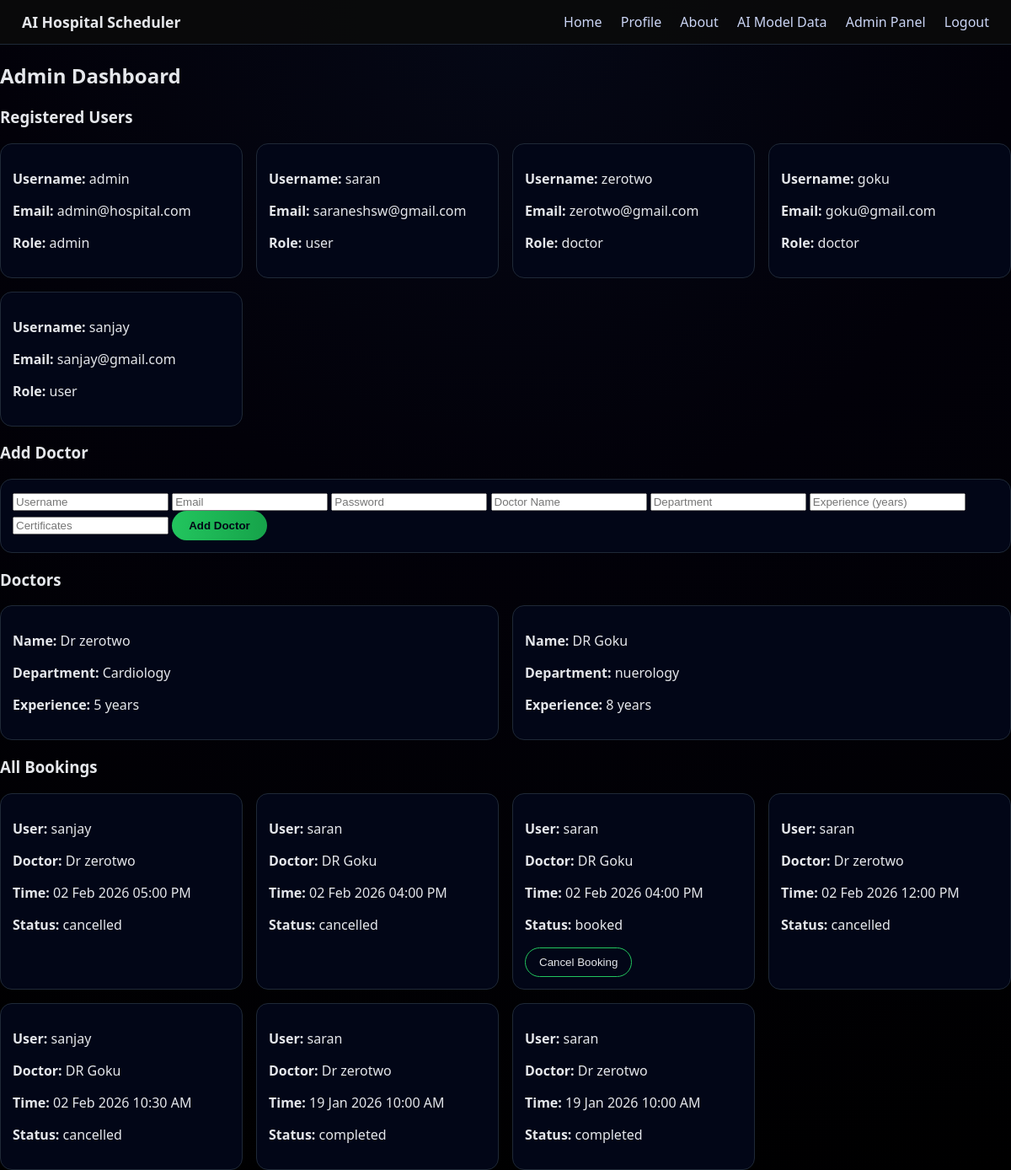
The app's page /admin/dashboard (signed in) with its own data.
### models.py (models this page shows)
class User(db.Model, UserMixin):
    id = db.Column(db.Integer, primary_key=True)
    username = db.Column(db.String(80), unique=True, nullable=False)
    email = db.Column(db.String(120), unique=True, nullable=False)
    phone = db.Column(db.String(20))
    address = db.Column(db.Text)
    password_hash = db.Column(db.String(200), nullable=False)
    role = db.Column(db.String(20), default="user")
    created_at = db.Column(db.DateTime, default=datetime.utcnow)
    doctor_profile = db.relationship("Doctor", backref="user", uselist=False)
    bookings = db.relationship("Booking", backref="user", lazy=True)

class Doctor(db.Model):
    id = db.Column(db.Integer, primary_key=True)
    user_id = db.Column(db.Integer, db.ForeignKey("user.id"), nullable=False)
    name = db.Column(db.String(120), nullable=False)
    department = db.Column(db.String(120))
    experience_years = db.Column(db.Integer, default=0)
    certificates = db.Column(db.Text)
    created_at = db.Column(db.DateTime, default=datetime.utcnow)
    schedules = db.relationship("DoctorSchedule", backref="doctor", lazy=True)
    bookings = db.relationship("Booking", backref="doctor", lazy=True)

class Booking(db.Model):
    id = db.Column(db.Integer, primary_key=True)
    user_id = db.Column(db.Integer, db.ForeignKey("user.id"), nullable=False)
    doctor_id = db.Column(db.Integer, db.ForeignKey("doctor.id"), nullable=False)
    start_time = db.Column(db.DateTime, nullable=False)
    end_time = db.Column(db.DateTime, nullable=False)
    session_type = db.Column(db.String(20), default="offline")
    issue_description = db.Column(db.Text)
    status = db.Column(db.String(20), default="booked")
    cancel_reason = db.Column(db.Text)
    token_number = db.Column(db.Integer)
    created_at = db.Column(db.DateTime, default=datetime.utcnow)
    prescription = db.relationship("Prescription", backref="booking", uselist=False)

### app.py (the view)
@app.route("/admin/dashboard")
@login_required
def admin_dashboard():
    if current_user.role != "admin":
        return redirect("/")
    update_booking_status()
    return render_template(
        "admin_dashboard.html",
        doctors=Doctor.query.all(),
        users=User.query.all(),
        bookings=Booking.query.order_by(Booking.start_time.desc()).all()
    )

### app.py (called while the page is built)
@login_manager.user_loader
def load_user(user_id):
    return User.query.get(int(user_id))

def update_booking_status():
    now = datetime.now()
    booked = Booking.query.filter(
        Booking.status == "booked",
        Booking.start_time <= now,
        Booking.end_time > now
    ).all()
    for b in booked:
        b.status = "ongoing"
    completed = Booking.query.filter(
        Booking.status.in_(["booked", "ongoing"]),
        Booking.end_time <= now
    ).all()
    for b in completed:
        b.status = "completed"
    db.session.commit()

### templates/admin_dashboard.html (shortened to what this page needs)
{% extends "base.html" %}
{% block content %}
<div class="admin-dashboard">
  <h2>Admin Dashboard</h2>
  <section class="admin-section">
    <h3>Registered Users</h3>
    <div class="admin-card-grid">
      {% for u in users %}
      <div class="admin-card">
        <p><strong>Username:</strong> {{ u.username }}</p>
        <p><strong>Email:</strong> {{ u.email }}</p>
        <p><strong>Role:</strong> {{ u.role }}</p>
      </div>
      {% endfor %}
    </div>
  </section>
  <section class="admin-section">
    <h3>Add Doctor</h3>
    <div class="admin-card">
      <input id="doc-username" placeholder="Username">
      <input id="doc-email" placeholder="Email">
      <input id="doc-password" type="password" placeholder="Password">
      <input id="doc-name" placeholder="Doctor Name">
      <input id="doc-department" placeholder="Department">
      <input id="doc-experience" placeholder="Experience (years)">
      <input id="doc-certificate" placeholder="Certificates">
      <button id="btn-add-doctor" class="btn-primary">
        Add Doctor
      </button>
    </div>
  </section>
  <section class="admin-section">
    <h3>Doctors</h3>
    <div class="admin-card-grid">
      {% for d in doctors %}
      <div class="admin-card">
        <p><strong>Name:</strong> {{ d.name }}</p>
        <p><strong>Department:</strong> {{ d.department }}</p>
        <p><strong>Experience:</strong> {{ d.experience_years }} years</p>
      </div>
      {% endfor %}
    </div>
  </section>
  <section class="admin-section">
    <h3>All Bookings</h3>
    <div class="admin-card-grid">
      {% for b in bookings %}
      <div class="admin-card">
        <p><strong>User:</strong> {{ b.user.username }}</p>
        <p><strong>Doctor:</strong> {{ b.doctor.name }}</p>
        <p>
          <strong>Time:</strong>
          {{ b.start_time.strftime("%d %b %Y %I:%M %p") }}
        </p>
        <p><strong>Status:</strong> {{ b.status }}</p>
        {% if b.status == "booked" %}
          <button
            class="btn-secondary btn-admin-cancel"
            data-id="{{ b.id }}">
            Cancel Booking
          </button>
        {% endif %}
      </div>
      {% endfor %}
    </div>
  </section>
</div>
{% endblock %}

### static/css/styles.css (style rules this page uses)
* { box-sizing: border-box; }
body { margin: 0; font-family: system-ui, -apple-system, BlinkMacSystemFont, sans-serif; background: radial-gradient(circle at top, #050816 0, #020109 40%, #000000 100%); color: #e5e7eb; }
.btn-primary { background: linear-gradient(90deg, #22c55e, #16a34a); color: #020617; border: none; border-radius: 999px; padding: 10px 20px; font-weight: 600; cursor: pointer; }
.btn-secondary { background: transparent; color: #e5e7eb; border: 1px solid #22c55e; border-radius: 999px; padding: 9px 16px; cursor: pointer; }
.admin-card, .doctor-card-grid .doctor-card { background: #020617; border-radius: 14px; padding: 14px; border: 1px solid #1f2937; }
.admin-card-grid, .doctor-card-grid { display: grid; grid-template-columns: repeat(auto-fit, minmax(260px,1fr)); gap: 16px; }

### records on screen
User: username "admin", email "admin@hospital.com", role "admin"
User: username "saran", email "saraneshsw@gmail.com", role "user"
User: username "zerotwo", email "zerotwo@gmail.com", role "doctor"
User: username "goku", email "goku@gmail.com", role "doctor"
User: username "sanjay", email "sanjay@gmail.com", role "user"
Doctor: name "Dr zerotwo", department "Cardiology", experience_years "5"
Doctor: name "DR Goku", department "nuerology", experience_years "8"
Booking: user.username "sanjay", doctor.name "Dr zerotwo", start_time "02 Feb 2026 05:00 PM", status "cancelled"
Booking: user.username "saran", doctor.name "DR Goku", start_time "02 Feb 2026 04:00 PM", status "cancelled"
Booking: user.username "saran", doctor.name "DR Goku", start_time "02 Feb 2026 04:00 PM", status "booked"
Booking: user.username "saran", doctor.name "Dr zerotwo", start_time "02 Feb 2026 12:00 PM", status "cancelled"
Booking: user.username "sanjay", doctor.name "DR Goku", start_time "02 Feb 2026 10:30 AM", status "cancelled"
Booking: user.username "saran", doctor.name "Dr zerotwo", start_time "19 Jan 2026 10:00 AM", status "completed"
Booking: user.username "saran", doctor.name "Dr zerotwo", start_time "19 Jan 2026 10:00 AM", status "completed"
